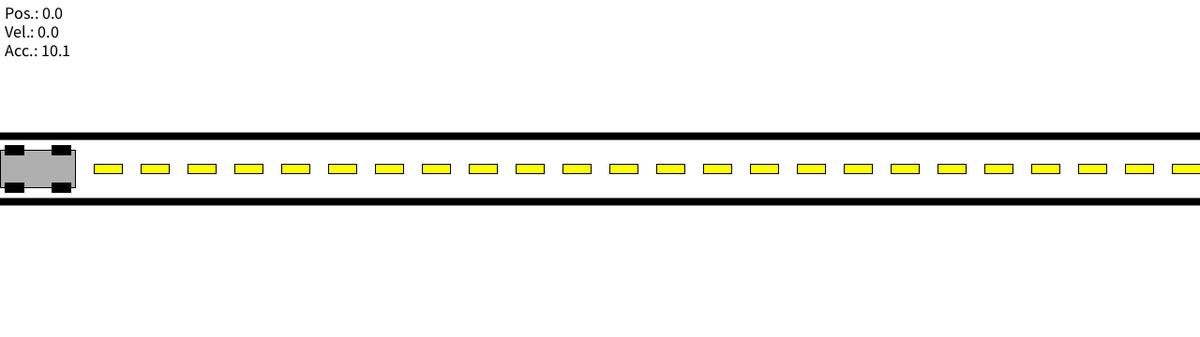
Frame 1 (no input)
Frame 60 (the mouse pressed at the canvas centre just before this capture): identical to frame 1, image omitted
Frame 120 (the mouse held since frame 60 and released just before this capture): identical to frame 1, image omitted

The Processing sketch that drew this single still picture (run headless with seeded random() and noise(); from frame 60 on, the mouse is pressed at the canvas centre):

// Processing sketch: CarRunner
// ── CarRunner.pde
Car c;

void setup() {
  size(1280, 360);
  c = new Car();
}

void draw() {
  background(255);
  drawLines();
  c.update();
  c.display();
  c.printInfo();
}

void keyPressed() {
  if (keyCode == LEFT || key == 'a') {
    c.decelerate();
  } else if (keyCode == RIGHT || key == 'd') {
    c.accelerate();
  } else if (key == ' ') {
    c.reset();
  }
}

void drawLines() {
  strokeWeight(8);
  line(0, height / 2 - 35, width, height / 2 - 35);
  line(0, height / 2 + 35, width, height / 2 + 35);
  strokeWeight(1);
  for (int x = 0; x < width; x += 50) {
    fill(255, 255, 0);
    rect(x, height / 2 - 5, 30, 10);
  }
}
    

// ── CarDemo.pde
public class Car {
  private PVector location;
  private PVector velocity;
  private PVector acceleration;

  public Car() {
    location = new PVector(0, height / 2 - 20);
    velocity = new PVector(0, 0);
    acceleration = new PVector(10.1, 0);
  }

  public void update() {
    location.add(velocity);
    //location.x = constrain(location.x, 0, width - 80);
    if (location.x < -80) {
      location.x = width;
    } else if (location.x > width) {
      location.x = -80;
    }
  }

  public void accelerate() {
    velocity.add(acceleration);
  }

  public void decelerate() {
    velocity.sub(acceleration);
  }

  public void reset() {
    location.x = 0;
    velocity.x = 0;
  }

  public void printInfo() {
    textSize(18);
    text("Pos.: " + location.x, 5, 20);
    text("Vel.: " + velocity.x, 5, 40);
    text("Acc.: " + acceleration.x, 5, 60);
  }

  public void display() {
    fill(175);
    rect(location.x, location.y, 80, 40);

    fill(0);
    rect(location.x + 5, location.y - 5, 20, 10);
    rect(location.x + 5, location.y + 35, 20, 10);
    rect(location.x + 55, location.y - 5, 20, 10);
    rect(location.x + 55, location.y + 35, 20, 10);
  }
}
